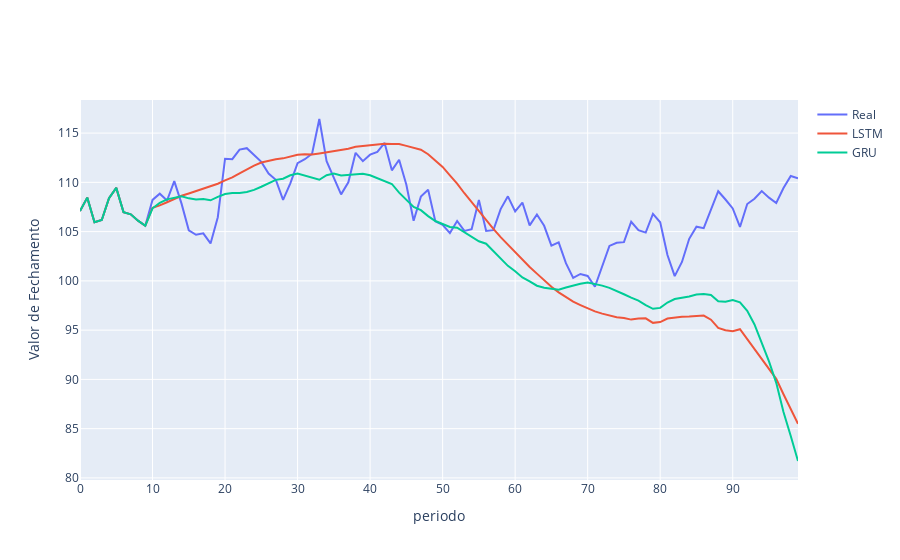

Source (notebook cell):
### Code cell
import plotly.graph_objs as go
fig = go.Figure()

fig.add_trace(go.Scatter(
   y=bova11['close'][-100:],
   name="Real")
)

fig.add_trace(go.Scatter(
   y=pred_90_lstm['close'][-100:],
   name="LSTM")
)

fig.add_trace(go.Scatter(
   y=pred_90_gru.close[-100:],
   name="GRU")
)

fig.update_layout(
   #title="Banda de Bollinger superior e inferior dos ultimos 60 dias de fechamento de 2009 a Fev 2023",
    yaxis_title="Valor de Fechamento",
    xaxis_title="periodo",
   #legend_title="legend",
)
fig.show()
